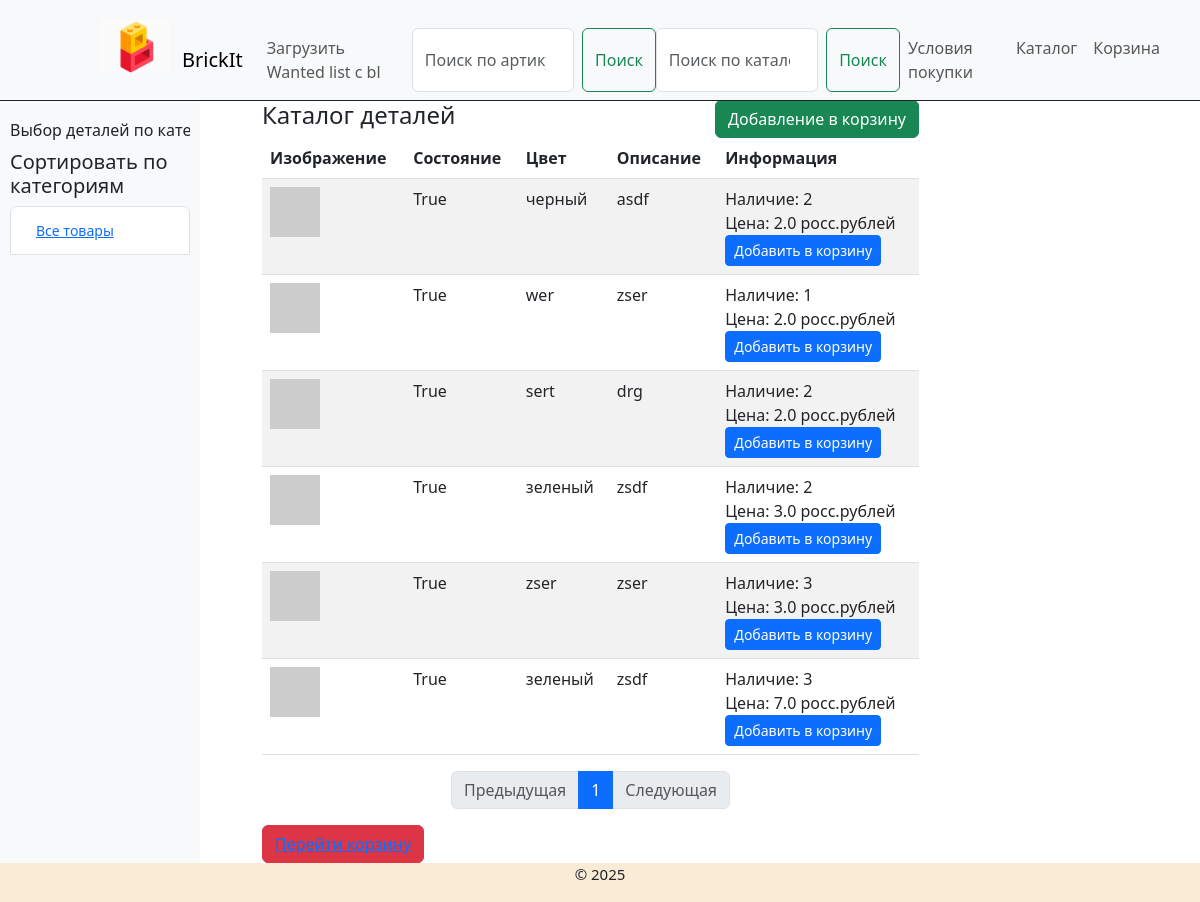
Before: / with the older database file.
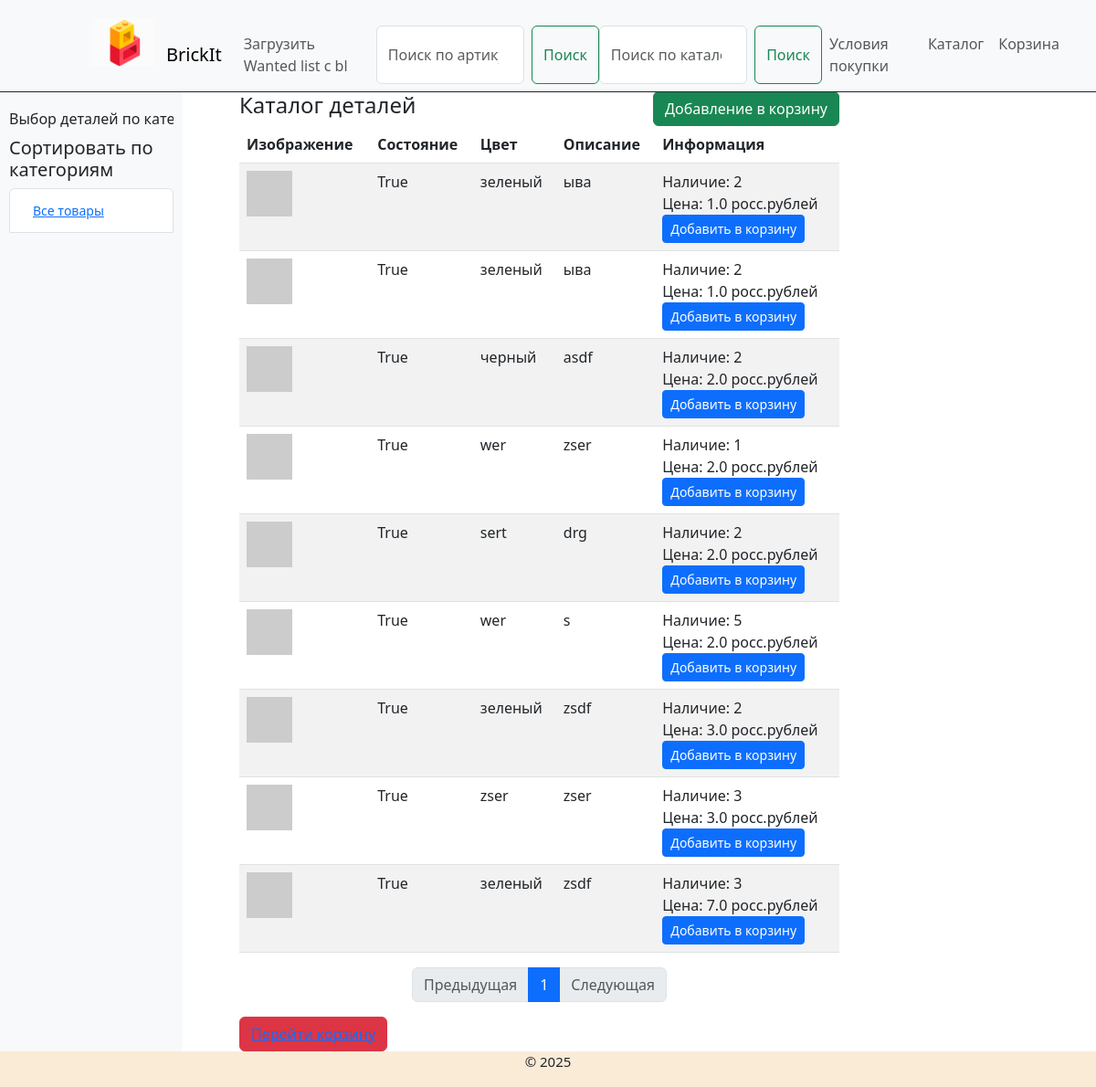
After: the same page with the newer database file.
### app_lego/models.py (models this page shows)
class Part(db.Model):
    __tablename__ = 'part'
    __searchable__ = ['color', 'description']
    id = db.Column(db.Integer, primary_key=True)
    name = db.Column(db.String(200), nullable=False)
    isNew = db.Column(db.Boolean, default=True)
    price = db.Column(db.Float, nullable=False)
    image_url = db.Column(db.String(300), nullable=True)
    color = db.Column(db.String(20), nullable=False)
    description = db.Column(db.Text, nullable=False)
    quantity = db.Column(db.Integer, nullable=False)
    category_id = db.Column(db.Integer, db.ForeignKey('category.id'), nullable=False)

### app_lego/main/routes.py (the view)
@main.route('/')
def index():
    search = request.args.get('search')
    page = request.args.get('page', 1)
    if page:
        page = int(page)
    else:
        page = 1
    if search:
        parts_query = Part.query.filter(
            Part.description.contains(search) | Part.color.contains(search)
        )
    else:
        parts_query = Part.query.order_by(Part.price)
    pages = parts_query.paginate(page=page, per_page=30)
    return render_template('catalog.html', title='Главная', pages=pages)

### app_lego/templates/catalog.html (shortened to what this page needs)
{% extends 'base.html' %}
{% block content %}
    <body class="bg-gray-100 flex items-center justify-center min-h-screen">
        <div class="col-md-9">
        <div class="d-flex justify-content-between align-items-center">
            <h4>Каталог деталей</h4>
            <button class="btn btn-success">Добавление в корзину</button>
        </div>
        <table class="table table-striped product-table">
            <thead>
                <tr>
                    <th scope="col">Изображение</th>
                    <th scope="col">Состояние</th>
                    <th scope="col">Цвет</th>
                    <th scope="col">Описание</th>
                    <th scope="col">Информация</th>
                </tr>
            </thead>
            <tbody>
                {% for el in pages.items %}
                    <tr>
                        <td><img src="https://via.placeholder.com/50x50/0000FF/ffffff?text=Blue" alt="Изображение"></td>
                        <td>{{el.isNew}}</td>
                        <td>{{el.color}}</td>
                        <td>{{el.description}}</td>
                        <td>
                            <span>Наличие: {{el.quantity}}</span><br>
                            <span>Цена: {{el.price}} росс.рублей</span><br>
                            <button class="btn btn-primary btn-sm add-to-cart" data-id="{{el.id}}">Добавить в корзину</button>
                        </td>
                    </tr>
                {% endfor%}
            </tbody>
        </table>
        <nav>
            <ul class="pagination justify-content-center">
                <li class="page-item {% if not pages.has_prev %}disabled{% endif %}">
                    <a class="page-link" href="{{ url_for('main.index', page=pages.prev_num) }}">Предыдущая</a>
                </li>
                {% for p in pages.iter_pages(left_edge=2, right_edge=2, left_current=2, right_current=2) %}
                    {% if p %}
                        <li class="page-item {% if p == pages.page %}active{% endif %}">
                            <a class="page-link" href="{{ url_for('main.index', page=p) }}">{{ p }}</a>
                        </li>
                    {% else %}
                        <li class="page-item disabled"><span class="page-link">...</span></li>
                    {% endif %}
                {% endfor %}
                <li class="page-item {% if not pages.has_next %}disabled{% endif %}">
                    <a class="page-link" href="{{ url_for('main.index', page=pages.next_num) }}">Следующая</a>
                </li>
            </ul>
        </nav>
    </div>
        <button class="btn btn-danger"><a href="/zakaz">Перейти корзину</a></button>
    </div>
    </div>
    </body>
{% endblock content %}

### app_lego/templates/base.html (shortened to what this page needs)
<!DOCTYPE html>
<html lang="ru">
<head>
    <link rel = 'stylesheet' href = "{{url_for('static', filename= 'css/style.css')}}">
    <link href="https://cdn.jsdelivr.net/npm/bootstrap@5.3.0-alpha1/dist/css/bootstrap.min.css" rel="stylesheet">
</head>
<body>
    {% block menu %}
      <header class = 'header'>
        <div class = 'logo'>
          <img src=' {{ url_for('static', filename='img/logo_small.png') }}' alt='logo'>
          <nav class="navbar navbar-expand-lg bg-body-tertiary">
            <div class="container-fluid">
              <a class="navbar-brand" href="{{url_for('main.index')}}">BrickIt</a>
              <div class="collapse navbar-collapse" id="navbarScroll">
                <ul class="navbar-nav me-auto my-2 my-lg-0 navbar-nav-scroll" style="--bs-scroll-height: 100px;">
                  <li class="nav-item">
                    <a class="nav-link" href="#">Загрузить Wanted list c bl</a>
                  </li>
                  <form class="d-flex" role="search" method="get" action="{{ url_for('main.poisk_id') }}">
                    <input class="form-control me-2" type="search" placeholder="Поиск по артикулу" aria-label="Search_id" name="search_id" value="{{ request.args.get('search_id', '') }}">
                    <button class="btn btn-outline-success" type="submit">Поиск</button>
                  </form>
                  <form class="d-flex" role="search" method="get">
                    <input class="form-control me-2" type="search" placeholder="Поиск по каталогу" aria-label="Search" name="search" value="{{ request.args.get('search', '') }}">
                    <button class="btn btn-outline-success" type="submit">Поиск</button>
                  </form>
                  <li class="nav-item">
                    <a class="nav-link" href="{{url_for('main.condition')}}">Условия покупки</a>
                  </li>
                  <li class="nav-item">
                    <a class="nav-link" href="{{url_for('main.catalog')}}">Каталог</a>
                  </li>
                  <li class="nav-item">
                    <a class="nav-link" href="{{url_for('main.zakaz')}}">Корзина</a>
                  </li>
                </ul>
              </div>
            </div>
          </nav>
        </div>
      </header>
    {% endblock menu %}
<div class = 'wrap'>
  <div class="container-fluid">
    <div class="row">
        <div class="col-md-2 sidebar">
          <ul class="navbar-nav me-auto my-2 my-lg-0 navbar-nav-scroll" style="--bs-scroll-height: 100px;">
            <a class="nav-link dropdown-toggle" href="#" role="button" data-bs-toggle="dropdown" aria-expanded="false">
              Выбор деталей по категориям
            </a>
          </ul>
            <h5>Сортировать по категориям</h5>
            <ul class="list-group">
                <li class="list-group-item"><button class="btn btn-link btn-sm">Все товары</button></li>
            </ul>
        </div>
      <div class='col-md-9 content'>
        <main role='main' class='#'>
            <div class = 'col_md_12'>
              {% block content %}{% endblock content %}
  {% block footer %}
  <footer class='footer'>
    <p>&copy; 2025 </p>
  </footer>
  {% endblock footer %}
</body>
</html>

### app_lego/static/css/style.css (style rules this page uses)
* { margin: 0; padding: 0; }
html, body { height: 100%; }
.logo img { float: left; margin-left: 80px; width: 70px; }
.header { height: 100px; outline: 1px solid; }
.content { width: 60%; margin: 100px auto 0; flex: 1 0 auto; }
.footer { background-color: antiquewhite; flex: 0 0 auto; width: 100%; display: flex; justify-content: center; align-items: center; font-size: 15px; }

### app_lego/templates/base.html (style rules this page uses)
.header { background-color: #f8f9fa; padding: 20px; }
.sidebar { background-color: #f8f9fa; padding: 10px; }
.product-table img { width: 50px; height: 50px; object-fit: cover; }

Changed rows visible on the page:
added Part: isNew "True", color "зеленый", description "ыва", quantity "2", price "1.0"
added Part: isNew "True", color "зеленый", description "ыва", quantity "2", price "1.0"
added Part: isNew "True", color "wer", description "s", quantity "5", price "2.0"
